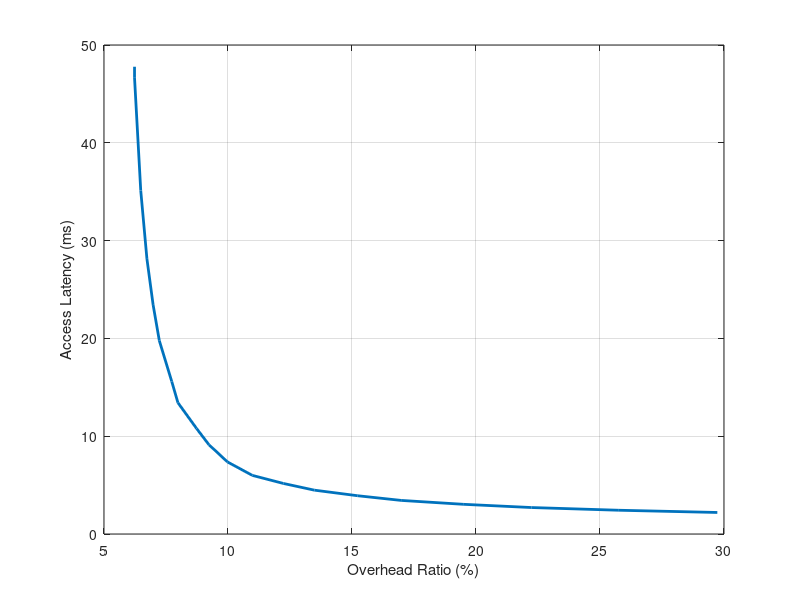

Here is the MATLAB script that generated this plot:
clear;clc;

Tb = 74.6e-6; % Constant
BWSS = 57.4e6; % Constant
BWtot = 250e6; % Constant
TRS = 1.25e-3;
NUE_range = 1:50;

TRS_range = 2.^(-1*(linspace(1,6,20)))*10*1e-3;
% TRS_range = 2.^(-1*(1:6))*10*1e-3;

% TSS_range = [10,15,20,40,80,160]*1e-3;
TSS = 20e-3
BWRS = BWtot
DRS = 50e-6;
M_burst = 64; % Varying
latency = zeros(length(NUE_range),1);

% PMD = 0.05;
% PMA = 0.05;

PMD = 0.05;
PMA = 0.7; 

for ii=1:length(TRS_range)

%     TSS = TSS_range(ii); % Varying 
    NUE = 20; % Varying
    
    TRS = TRS_range(ii);
    NRS = max(floor((TSS-Tb*M_burst)/TRS),1); % adaptively adjusted
    
    % compute overhead
    OH(ii) = (Tb*BWSS*M_burst + NRS*DRS*BWRS)/(TSS*BWtot);
    K=0:100;
    latency_IA = sum(PMD.^K*(1-PMD).*K*TSS);
    Kcyc = floor((NUE-1)/NRS);
    Kres = NUE-Kcyc*NRS;
    if Kcyc==0
        latency(ii) = 0;
        for qq=1:NUE
            latency(ii) = latency(ii)+(qq*TRS)/NUE;
        end
    else
        for kk=1:Kcyc
            for qq=1:NRS
                latency(ii) = latency(ii)+((kk-1)*TSS+qq*TRS)/NUE;
            end
        end
        for qq=1:Kres
            latency(ii) = latency(ii)+(Kcyc*TSS+qq*TRS)/NUE;
        end
    end
%     latency(ii) = latency_SS(ii)+latency_RS(ii);
    latency_tot(ii) = latency_IA+PMA*latency(ii);
end
%%
figure;
% plot(OH*100,latency_tot/1e-3,'-o','linewidth',2);hold on
plot(OH*100,latency_tot/1e-3,'linewidth',2);hold on

grid on
xlabel('Overhead Ratio (%)')
ylabel('Access Latency (ms)')
